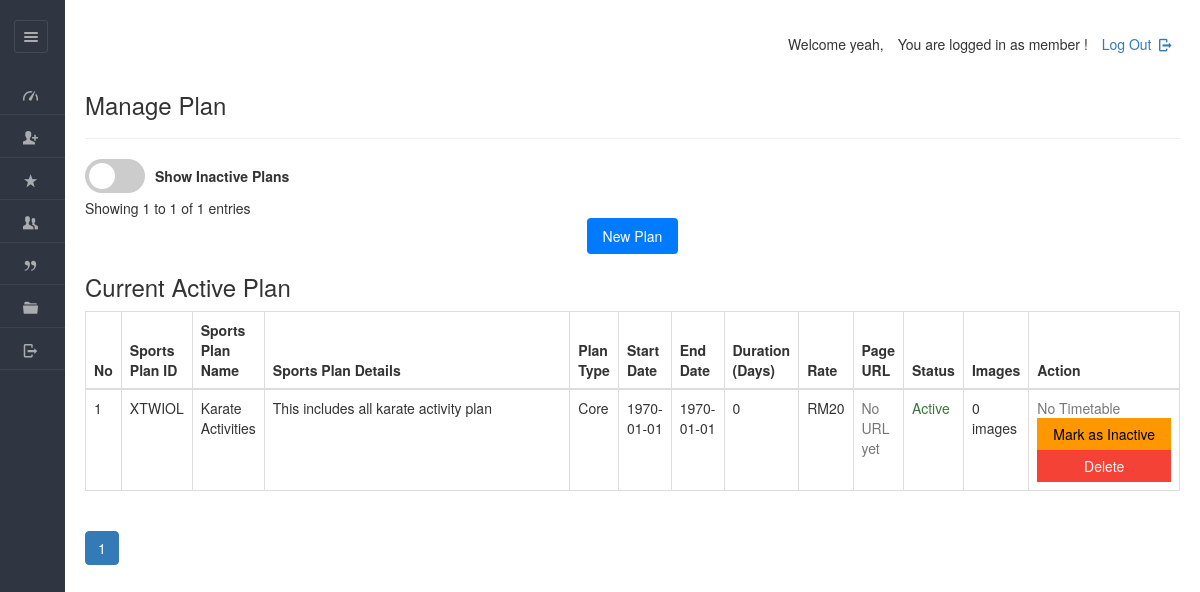
The app's page /dashboard/admin/view_plan.php (signed in), older data.
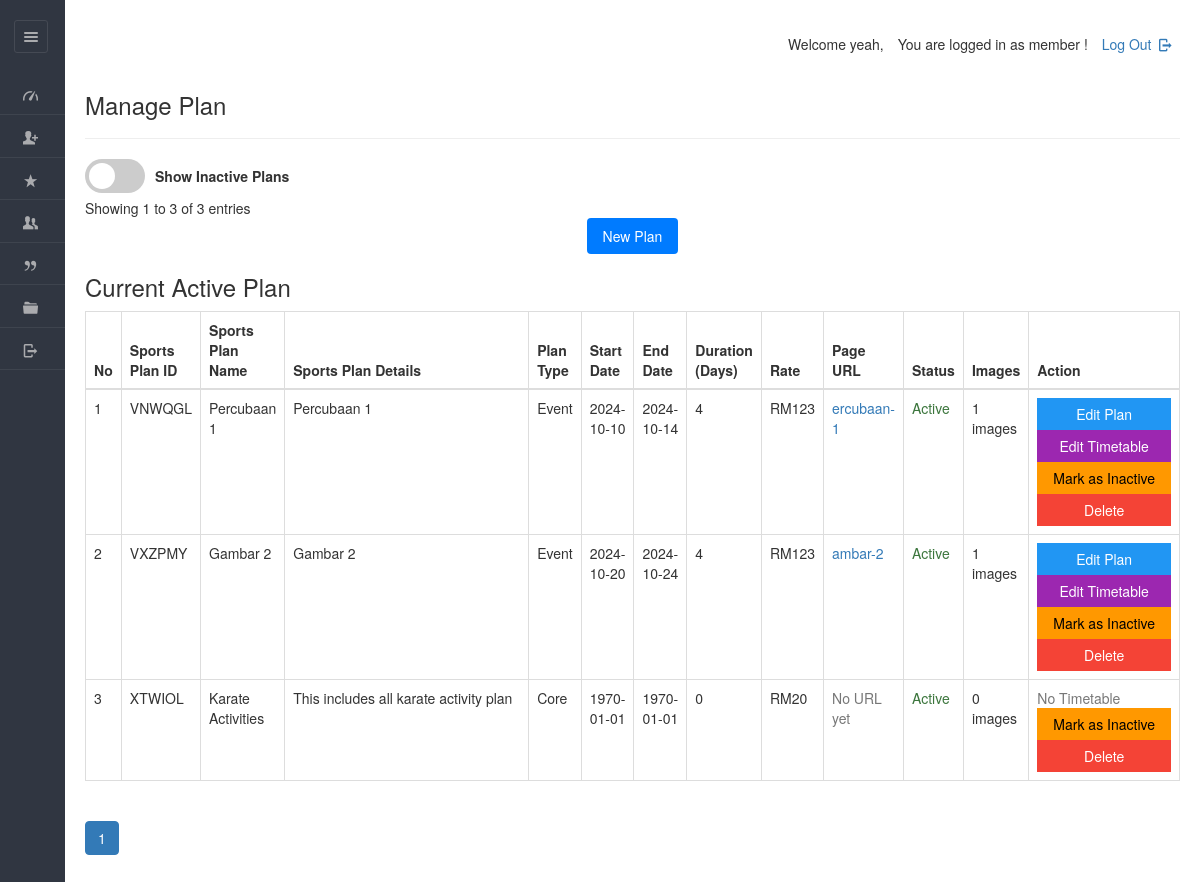
The same page, newer data.
### tables this page shows
CREATE TABLE IF NOT EXISTS `plan` (
  `planid` varchar(8) NOT NULL,
  `tid` varchar(45) DEFAULT NULL,
  `planName` varchar(20) NOT NULL,
  `description` varchar(200) NOT NULL,
  `planType` varchar(50) NOT NULL,
  `startDate` varchar(50) NOT NULL,
  `endDate` varchar(50) NOT NULL,
  `duration` int NOT NULL,
  `validity` varchar(20) NOT NULL DEFAULT 'Lifetime',
  `amount` int NOT NULL DEFAULT '0',
  `active` varchar(255) NOT NULL,
  PRIMARY KEY (`planid`),
  KEY `idx_plan_name` (`planName`),
  KEY `idx_plan_type` (`planType`),
  KEY `idx_description` (`description`),
  KEY `idx_active` (`active`)
);

### dashboard/admin/view_plan.php (the view, shortened to what this page needs)
<!DOCTYPE html>
<html lang="en">
<head>
    <link rel="stylesheet" href="../../css/style.css"  id="style-resource-5">
    <link rel="stylesheet" href="../../css/dashMain.css">
    <link rel="stylesheet" type="text/css" href="../../css/entypo.css">
	<link href="a1style.css" rel="stylesheet" type="text/css">
	<link rel="stylesheet" href="https://maxcdn.bootstrapcdn.com/bootstrap/3.4.1/css/bootstrap.min.css">
	<link rel="stylesheet" href="../../css/dashboard/sidebar.css">
</head>
     <body class="page-body  page-fade" onload="collapseSidebar()">
    	<div class="page-container sidebar-collapsed" id="navbarcollapse">
		<div class="sidebar-menu">
			<header class="logo-env">
					<div class="sidebar-collapse" onclick="collapseSidebar()">
				<a href="#" class="sidebar-collapse-icon with-animation">
					<i class="entypo-menu"></i>
				</a>
			</div>
			</header>
    		<?php include('nav.php'); ?>
    	</div>
    		<div class="main-content">
				<div class="row">
					<div class="col-md-6 col-sm-8 clearfix">
					</div>
					<div class="col-md-6 col-sm-4 clearfix hidden-xs">
						<ul class="list-inline links-list pull-right">
							<li>
								<a href="logout.php">
									Log Out <i class="entypo-logout right"></i>
								</a>
							</li>
						</ul>
					</div>
				</div>
		<h3>Manage Plan</h3>
		<hr />
<?php
$records_per_page = 10;
$page = isset($_GET['page']) ? (int)$_GET['page'] : 1;
$offset = ($page - 1) * $records_per_page;
$search_term = isset($_GET['search']) ? mysqli_real_escape_string($con, $_GET['search']) : '';
$search_column = isset($_GET['search_column']) ? $_GET['search_column'] : 'planName';
$show_inactive = isset($_GET['show_inactive']) ? $_GET['show_inactive'] : 'no';
$count_query = "SELECT COUNT(DISTINCT p.planid) as total FROM plan p ";
$where_conditions = [];
if ($show_inactive !== 'yes') {
    $where_conditions[] = "p.active='yes'";
}
if (!empty($where_conditions)) {
    $where_clause = "WHERE " . implode(' AND ', $where_conditions);
    $count_query .= $where_clause;
}
$total_records_result = mysqli_query($con, $count_query);
$total_records = mysqli_fetch_assoc($total_records_result)['total'];
$total_pages = ceil($total_records / $records_per_page);
?>
<?php
$show_inactive = isset($_GET['show_inactive']) ? $_GET['show_inactive'] : 'no';
$query = "SELECT DISTINCT p.planid, p.planName, p.description, p.planType, p.startDate, p.endDate,
          p.duration, p.amount, p.active, pp.slug,
          (SELECT COUNT(*) FROM images i WHERE i.planid = p.planid) as image_count,
          (SELECT slug FROM plan_pages WHERE planid = p.planid LIMIT 1) as page_slug,
          st.tname, td.day_number, td.activities, st.tid
          FROM plan p
          LEFT JOIN plan_pages pp ON p.planid = pp.planid
          LEFT JOIN sports_timetable st ON p.planid = st.planid
          LEFT JOIN timetable_days td ON st.tid = td.tid ";
$where_conditions = [];
if ($show_inactive !== 'yes') {
    $where_conditions[] = "p.active='yes'";
}
if (!empty($where_conditions)) {
    $query .= "WHERE " . implode(" AND ", $where_conditions) . " ";
}
$query .= " GROUP BY p.planid ORDER BY p.active DESC, p.amount DESC";
$result = mysqli_query($con, $query);
$sno = 1;
?>
<div class="mb-3">
    <form method="GET" class="form-inline" id="filterForm" style="display: flex; align-items: center; gap: 10px;">
<form id="filterForm" action="your_page.php" method="get">
    <label class="switch">
        <span class="slider round"></span>
    </label>
        <label>Show Inactive Plans</label>
    </form>
</div>
<div class="mb-3">
    Showing <?php echo $offset + 1; ?> to <?php echo min($offset + $records_per_page, $total_records); ?>
    of <?php echo $total_records; ?> entries
</div>
<div style="display: flex; justify-content: center; align-items: center; width: 100%;">
    <a href="new_plan.php" style="text-align: center; padding: 8px 16px; background-color: #007bff; color: white; text-decoration: none; border-radius: 4px;">New Plan</a>
</div>
    <h3 style="margin-right: 20px;">Current Active Plan</h3>
<table class="table table-bordered datatable" id="table-1" border="1">
    <thead>
        <tr>
            <th onclick="sortTable(0)">No</th>
            <th onclick="sortTable(1)">Sports Plan ID</th>
            <th onclick="sortTable(2)">Sports Plan Name</th>
            <th onclick="sortTable(3)">Sports Plan Details</th>
            <th onclick="sortTable(4)">Plan Type</th>
            <th onclick="sortTable(5)">Start Date</th>
            <th onclick="sortTable(6)">End Date</th>
            <th onclick="sortTable(7)">Duration (Days)</th>
            <th onclick="sortTable(8)">Rate</th>
            <th onclick="sortTable(9)">Page URL</th>
            <th onclick="sortTable(10)">Status</th>
            <th onclick="sortTable(11)">Images</th>
            <th>Action</th>
        </tr>
    </thead>
    <tbody>
        <?php
        if (mysqli_affected_rows($con) != 0) {
            while ($row = mysqli_fetch_array($result, MYSQLI_ASSOC)) {
                $msgid = $row['planid'];
                $tid = $row['tid'];
                $status_class = $row['active'] === 'yes' ? 'text-success' : 'text-danger';
                $status_text = $row['active'] === 'yes' ? 'Active' : 'Inactive';
                echo "<tr>";
                echo "<td>" . $sno . "</td>";
                echo "<td>" . $row['planid'] . "</td>";
                echo "<td>" . $row['planName'] . "</td>";
                echo "<td width='380'>" . $row['description'] . "</td>";
                echo "<td>" . $row['planType'] . "</td>";
                echo "<td>" . date('Y-m-d', strtotime($row['startDate'])) . "</td>";
                echo "<td>" . date('Y-m-d', strtotime($row['endDate'])) . "</td>";
                echo "<td>" . $row['duration'] . "</td>";
                echo "<td>RM" . $row['amount'] . "</td>";
                if ($row['page_slug']) {
                    $url_status = $row['active'] === 'yes' ? '' : ' (Inactive)';
                    echo "<td><a href='../../plans/" . $row['page_slug'] . "' target='_blank'>" .
                         $row['page_slug'] . $url_status . "</a></td>";
                } else {
                    echo "<td><span class='text-muted'>No URL yet</span></td>";
                }
                echo "<td class='" . $status_class . "'>" . $status_text . "</td>";
                echo "<td>" . $row['image_count'] . " images</td>";
                echo "<td>";
                if (!empty($tid)) {
                    echo "<a href='timetable_detail.php?id=" . $tid . "&planid=" . $row['planid'] . "'>
                            <input type='button' class='a1-btn a1-blue' style='width:100%' value='Edit Plan'>
                          </a>";
    echo "<a href='timetable_detail.php?id=" . $tid . "&planid=" . $row['planid'] . "&scroll=1#timetable-details'>
            <input type='button' class='a1-btn a1-purple' style='width:100%' value='Edit Timetable'>
          </a>";
                } else {
                    echo "<span class='text-muted'>No Timetable</span>";
                }
                if ($row['active'] === 'yes') {
                    echo "<form action='del_plan.php' method='post' onSubmit='return ConfirmDeactivate();'>
                            <input type='hidden' name='name' value='" . $msgid . "'/>
                            <input type='submit' value='Mark as Inactive' class='a1-btn a1-orange' style='width:100%'/>
                          </form>";
                } else {
                    echo "<form action='activate_plan.php' method='post' onSubmit='return ConfirmActivate();'>
                            <input type='hidden' name='name' value='" . $msgid . "'/>
                            <input type='submit' value='Mark as Active' class='a1-btn a1-green' style='width:100%'/>
                          </form>";
                }
                echo "<form action='delete_plan.php' method='post' onSubmit='return ConfirmDelete();'>
                        <input type='hidden' name='planid' value='" . $msgid . "'/>
                        <input type='submit' value='Delete' class='a1-btn a1-red' style='width:100%'/>
                      </form>";
                echo "</td>";
                echo "</tr>";
                $sno++;
            }
        } else {
            echo "<tr><td colspan='14' class='text-center'>No records found</td></tr>";
        }
        ?>
    </tbody>
</table>
<nav aria-label="Page navigation">
    <ul class="pagination justify-content-center">
        <?php
        $start_page = max(1, $page - 2);
        $end_page = min($total_pages, $page + 2);
        for ($i = $start_page; $i <= $end_page; $i++): ?>
            <li class="page-item <?php echo $i === $page ? 'active' : ''; ?>">
                <a class="page-link" href="?page=<?php echo $i; ?>&search=<?php echo urlencode($search_term); ?>&search_column=<?php echo urlencode($search_column); ?>&show_inactive=<?php echo urlencode($show_inactive); ?>"><?php echo $i; ?></a>
            </li>
        <?php endfor; ?>
    </ul>
</nav>
    	</div>
    </body>
</html>

### dashboard/admin/nav.php
<ul id="main-menu" class="" >
    <li id="dash"><a href="index.php"><i class="entypo-gauge"></i><span>Dashboard</span></a></li>
	<li id="regis"><a href="new_entry.php"><i class="entypo-user-add"></i><span>New Registration</span></a>
	<li id="paymnt"><a href="payments.php"><i class="entypo-star"></i><span>Payments</span></a></li>
			<li class="active">
				<a href="view_mem.php"><i class="entypo-users"></i><span>Members</span></a></li>
<li><a href="view_plan.php"><i class="entypo-quote"></i><span>Event Planning</span></a></li>
	<li id="adminprofile"><a href="more-userprofile.php"><i class="entypo-folder"></i><span>Profile</span></a></li>
	<li><a href="logout.php"><i class="entypo-logout"></i><span>Logout</span></a></li>
</ul>

### css/style.css (style rules this page uses)
html { font-size: 62.5%; font-family: sans-serif; }
div { display: block; }
body { font-family: "Noto Sans", sans-serif, "Helvetica Neue", Helvetica, Arial, sans-serif; font-size: 12px; line-height: 1.428571429; display: block; margin: 0; }
*, *:before, *:after { box-sizing: border-box; }
a { text-decoration: none; background: transparent; }
input, button, select, textarea { font-family: inherit; font-size: inherit; line-height: inherit; }
button, input { line-height: normal; }
button, input, select, textarea { font-family: inherit; font-size: 100%; margin: 0; }
input { background-color: white; cursor: text; padding: 1px; border-width: 2px; border-style: inset; border-color: initial; border-image: initial; }
input, textarea, select, button { text-rendering: auto; color: initial; letter-spacing: normal; word-spacing: normal; text-transform: none; text-indent: 0px; text-shadow: none; display: inline-block; text-align: start; margin: 0em; font: 400 13.3333px Arial; }
button, html input[type="button"], input[type="reset"], input[type="submit"] { cursor: pointer; }
a { color: #373e4a; text-decoration: none; }
a { background: transparent; }
a { color: #373e4a; }
.page-container { position: relative; padding-left: 280px; }
.page-container .sidebar-menu { position: absolute; width: 280px; top: 0; left: 0; bottom: 0; background: #303641; color: #aaabae; z-index: 1; min-height: 796px; box-sizing: border-box; }
.page-container .sidebar-menu .logo-env { width: 100%; padding: 35px; padding-bottom: 10px; box-sizing: border-box; }
.page-container.sidebar-collapsed { padding-left: 65px; }
.page-container.sidebar-collapsed .sidebar-menu { z-index: 4; width: 65px; }
.page-container.sidebar-collapsed .sidebar-menu .logo-env { display: block; padding: 20px; }
.page-container .sidebar-menu .logo-env:before, .page-container .sidebar-menu .logo-env:after { content: " "; display: table; }
.page-container .sidebar-menu .logo-env > div { display: block; vertical-align: middle; white-space: nowrap; float: left; }
.page-container .sidebar-menu .logo-env > div > a { display: inline-block; color: #aaabae; }
.page-container.sidebar-collapsed .sidebar-menu .logo-env > div.sidebar-collapse { display: block; padding: 0; left: 3px; }
.page-container .sidebar-menu .logo-env > div.sidebar-collapse, .page-container .sidebar-menu .logo-env > div.sidebar-mobile-menu { position: relative; float: right; }
.page-container .sidebar-menu .logo-env > div.sidebar-collapse a, .page-container .sidebar-menu .logo-env > div.sidebar-mobile-menu a { display: inline-block; border: 1px solid #454a54; text-align: center; padding: 0; line-height: 1; font-size: 20px; font-weight: 300; padding: 5px 2px; background-clip: padding-box; border-radius: 3px; transition: all 200ms ease-in-out; }
.page-container .sidebar-menu .logo-env:after { clear: both; }
.page-container .sidebar-menu #main-menu { list-style: none; margin: 0; padding: 0; margin-bottom: 20px; }
ul, ol { margin-top: 0; margin-bottom: 8.5px; }
ul, menu, dir { display: block; list-style-type: disc; }
.page-container .sidebar-menu #main-menu li { position: relative; margin: 0; font-size: 12px; border-bottom: 1px solid rgba(69, 74, 84, 0.7); }
li { display: list-item; }
.page-container .sidebar-menu #main-menu li a { position: relative; display: block; padding: 10px 20px; color: #aaabae; z-index: 2; transition: color 250ms ease-in-out, background-color 250ms ease-in-out; }
.page-container .sidebar-menu #main-menu li a i { top: 1px; }
.page-container .sidebar-menu #main-menu li i { position: relative; font-size: 15px; margin-right: 5px; }
i, cite, em, var, address, dfn { font-style: italic; }

### css/entypo.css (style rules this page uses)
[class^="entypo-"]:before, [class*=" entypo-"]:before { font-family: "entypo"; font-style: normal; font-weight: normal; speak: none; display: inline-block; text-decoration: inherit; width: 1em; margin-right: .2em; text-align: center; font-variant: normal; text-transform: none; line-height: 1em; margin-left: .2em; }
.entypo-star:before { content: '\e808'; }
.entypo-users:before { content: '\e80b'; }
.entypo-user-add:before { content: '\e80c'; }
.entypo-menu:before { content: '\e811'; }
.entypo-quote:before { content: '\e833'; }
.entypo-folder:before { content: '\e850'; }
.entypo-logout:before { content: '\e85d'; }
.entypo-gauge:before { content: '\e8de'; }

### css/dashboard/sidebar.css (style rules this page uses)
.page-container { display: flex; min-height: 100vh; }
.sidebar-menu { width: 250px; background-color: #2b303a; color: #ffffff; }
.main-content { flex-grow: 1; padding: 20px; }

Row changes from the older to the newer data that the page shows:
added plan: planid "VNWQGL", planName "Percubaan 1", description "Percubaan 1", planType "Event", startDate "2024-10-10", endDate "2024-10-14", duration "4", amount "123", page_slug "ercubaan-1", active "Active", image_count "1"
added plan: planid "VXZPMY", planName "Gambar 2", description "Gambar 2", planType "Event", startDate "2024-10-20", endDate "2024-10-24", duration "4", amount "123", page_slug "ambar-2", active "Active", image_count "1"
Text that changed along with them:
min($offset + $records_per_page, $total_records): "1" → "3"
$total_records: "1" → "3"
